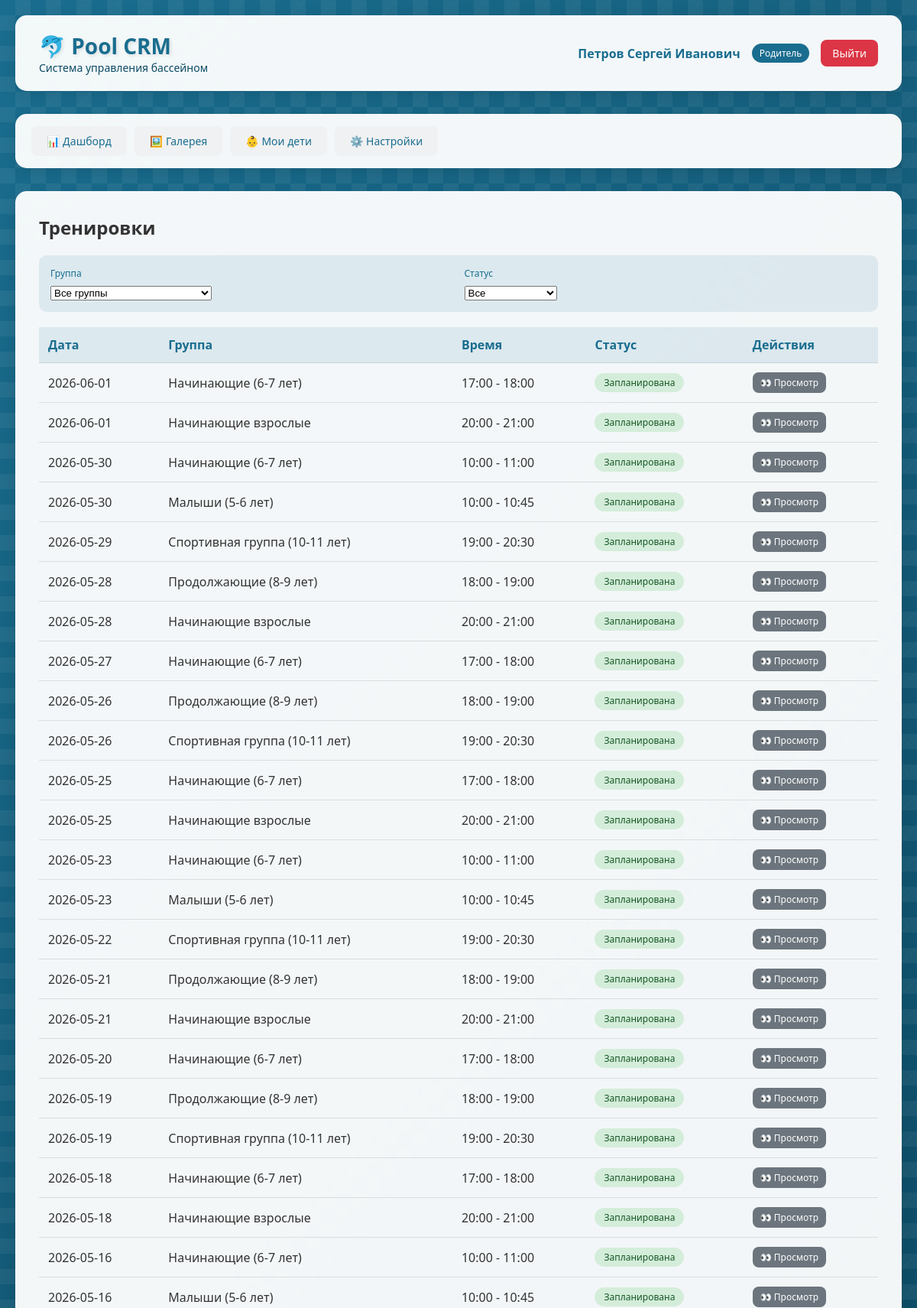
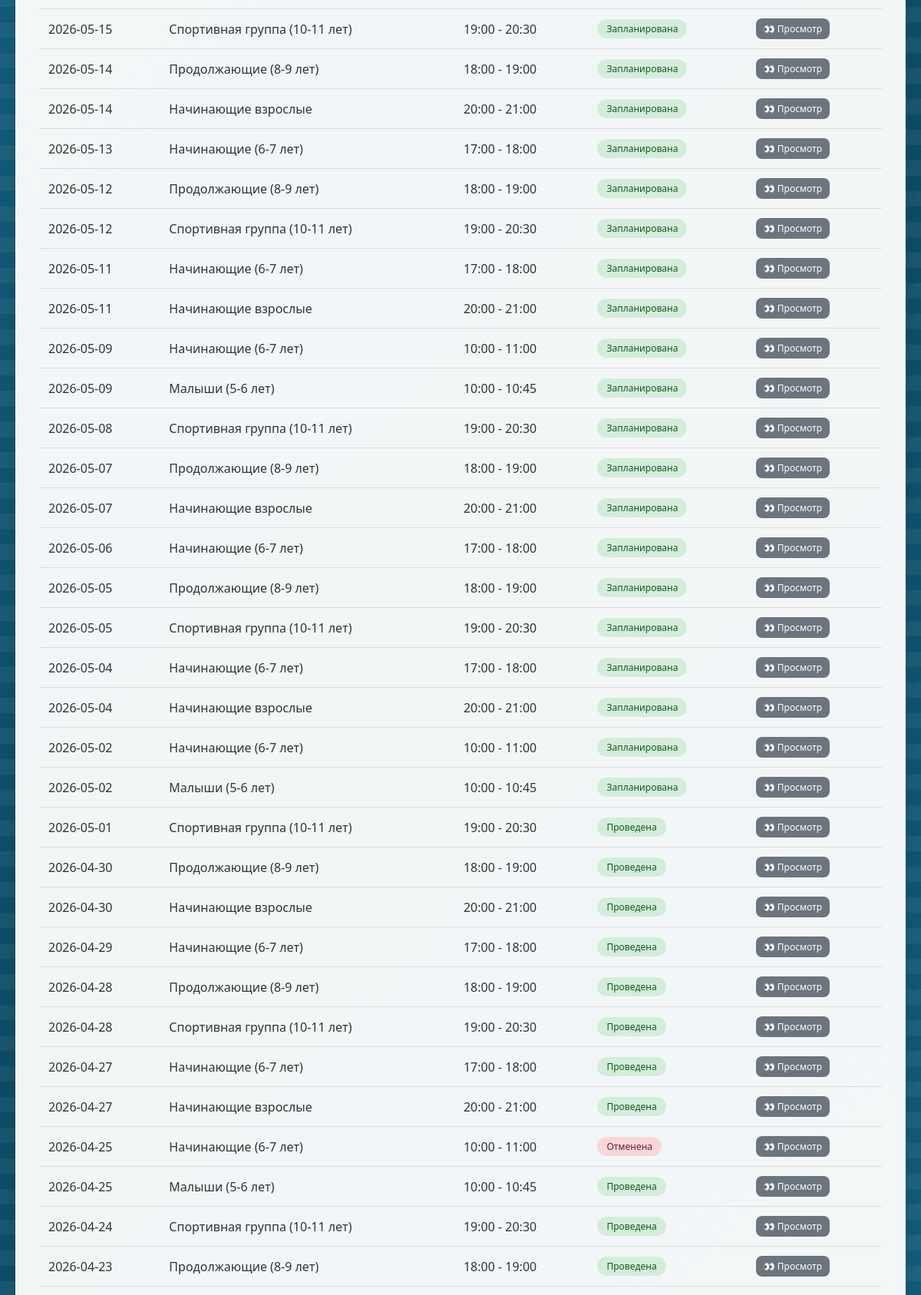
/trainings (signed in, upper part), run on the app's committed database (2 pictures, top to bottom).
### database.py (models this page shows)
class ParentDB(Base):
    __tablename__ = "parents"
    id = Column(Integer, primary_key=True, index=True)
    role = Column(SQLEnum(UserRole), default=UserRole.PARENT)
    name = Column(String, nullable=False)
    email = Column(String, unique=True, nullable=False, index=True)
    phone = Column(String)
    password = Column(String, nullable=False)
    is_vk_linked = Column(Boolean, default=False)
    vk_id = Column(Integer, unique=True, nullable=True)
    vk_link_code = Column(String(6), nullable=True)
    vk_code_expires_at = Column(DateTime, nullable=True)
    notify_absences = Column(Boolean, default=True)
    notify_reminders = Column(Boolean, default=True)
    is_active = Column(Boolean, default=True)
    created_at = Column(String, default=lambda: datetime.now().strftime("%d.%m.%Y %H:%M"))
    children = relationship("ChildDB", back_populates="parent", cascade="all, delete-orphan")
    applications = relationship("ApplicationDB", back_populates="parent")
    notifications = relationship("NotificationDB", back_populates="parent")

class GroupDB(Base):
    __tablename__ = "groups"
    id = Column(Integer, primary_key=True, index=True)
    name = Column(String, nullable=False)
    level = Column(Integer, nullable=False)
    coach_id = Column(Integer, ForeignKey("coaches.id"))
    max_capacity = Column(Integer, default=12)
    age_tolerance = Column(Float, default=1.0)
    is_active = Column(Boolean, default=True)
    created_at = Column(String, default=lambda: datetime.now().strftime("%d.%m.%Y %H:%M"))
    coach = relationship("CoachDB", back_populates="groups")
    time_slots = relationship("TimeSlotDB", back_populates="group", cascade="all, delete-orphan")
    enrollments = relationship("EnrollmentDB", back_populates="group")
    trainings = relationship("TrainingDB", back_populates="group")
    applications = relationship("ApplicationDB", back_populates="group")
    transfer_history_from = relationship("TransferHistoryDB", foreign_keys="TransferHistoryDB.from_group_id", back_populates="from_group")
    transfer_history_to = relationship("TransferHistoryDB", foreign_keys="TransferHistoryDB.to_group_id", back_populates="to_group")
    transfer_requests_from = relationship("TransferRequestDB", foreign_keys="TransferRequestDB.from_group_id", back_populates="from_group")
    transfer_requests_to = relationship("TransferRequestDB", foreign_keys="TransferRequestDB.suggested_group_id", back_populates="suggested_group")

class TrainingDB(Base):
    __tablename__ = "trainings"
    id = Column(Integer, primary_key=True, index=True)
    group_id = Column(Integer, ForeignKey("groups.id"), nullable=False)
    time_slot_id = Column(Integer, ForeignKey("time_slots.id"), nullable=False)
    date = Column(Date, nullable=False)
    start_time = Column(Time, nullable=False)
    end_time = Column(Time, nullable=False)
    status = Column(SQLEnum(TrainingStatus), default=TrainingStatus.SCHEDULED)
    group = relationship("GroupDB", back_populates="trainings")
    time_slot = relationship("TimeSlotDB", back_populates="trainings")
    attendances = relationship("AttendanceDB", back_populates="training")

### main.py (the view)
@app.get("/trainings", response_class=HTMLResponse)
async def trainings_list(request: Request, group_id: Optional[int] = Query(None), status: Optional[str] = Query(None), db: Session = Depends(get_db)):
    user = get_current_user(request, db)
    if not user:
        return RedirectResponse(url="/login")
    query = db.query(TrainingDB)
    if user["role"] == "coach":
        coach_groups = db.query(GroupDB.id).filter(GroupDB.coach_id == user["id"]).subquery()
        query = query.filter(TrainingDB.group_id.in_(coach_groups))
    if group_id:
        query = query.filter(TrainingDB.group_id == group_id)
    if status:
        query = query.filter(TrainingDB.status == status)
    trainings = query.order_by(TrainingDB.date.desc()).limit(100).all()
    trainings_data = []
    for training in trainings:
        trainings_data.append({
            "id": training.id, "date": training.date,
            "group_name": training.group.name if training.group else "Unknown",
            "start_time": training.start_time.strftime("%H:%M") if training.start_time else "00:00",
            "end_time": training.end_time.strftime("%H:%M") if training.end_time else "00:00",
            "status": training.status.value if training.status else "scheduled"
        })
    groups_query = db.query(GroupDB).filter(GroupDB.is_active == True)
    if user["role"] == "coach":
        groups_query = groups_query.filter(GroupDB.coach_id == user["id"])
    groups = groups_query.all()
    return templates.TemplateResponse(name="trainings.html", request=request, context={"request": request, "user": user, "trainings": trainings_data, "groups": groups, "filters": {"group_id": group_id, "status": status}})

### templates/trainings.html (shortened to what this page needs)
{% extends "base.html" %}
{% block content %}
<div class="action-bar">
    <h2>Тренировки</h2>
</div>
<div class="filters-bar">
    <div class="filter-group">
        <label>Группа</label>
        <select name="group_id" onchange="this.form.submit()" form="filterForm">
            <option value="">Все группы</option>
        </select>
    </div>
    <div class="filter-group">
        <label>Статус</label>
        <select name="status" onchange="this.form.submit()" form="filterForm">
            <option value="">Все</option>
        </select>
    </div>
</div>
<table class="data-table">
    <thead>
        <tr>
            <th>Дата</th>
            <th>Группа</th>
            <th>Время</th>
            <th>Статус</th>
            <th>Действия</th>
        </tr>
    </thead>
    <tbody>
        {% for training in trainings %}
        <tr>
            <td>{{ training.date }}</td>
            <td>{{ training.group_name }}</td>
            <td>{{ training.start_time }} - {{ training.end_time }}</td>
            <td>
                <span class="status-badge
                    {% if training.status == 'scheduled' %}status-active
                    {% elif training.status == 'completed' %}status-approved
                    {% else %}status-rejected{% endif %}">
                    {% if training.status == 'scheduled' %}Запланирована
                    {% elif training.status == 'completed' %}Проведена
                    {% else %}Отменена{% endif %}
                </span>
            </td>
            <td>
                {% if user.role == 'parent' %}
                <a href="/attendance?training_id={{ training.id }}" class="btn btn-sm btn-secondary">👀 Просмотр</a>
                {% endif %}
            </td>
        </tr>
        {% endfor %}
    </tbody>
</table>
{% endblock %}

### templates/base.html (shortened to what this page needs)
<!DOCTYPE html>
<html lang="ru">
<head>
    <link rel="stylesheet" href="/static/style.css">
</head>
<body>
    <div class="background-pool">
        <div class="bubbles"></div>
    </div>
    <div class="container">
        <div class="header">
            <div class="logo">
                <h1>🐬 Pool CRM</h1>
                <p>Система управления бассейном</p>
            </div>
            <div class="user-info">
                <span class="user-name">{{ user.name }}</span>
                <span class="user-role">
                    {% if user.role == 'admin' %}Администратор
                    {% elif user.role == 'coach' %}Тренер
                    {% else %}Родитель{% endif %}
                </span>
                <a href="/logout" class="logout-btn">Выйти</a>
            </div>
        </div>
        <div class="nav-menu">
            <a href="/dashboard" class="nav-link {% if request.url.path == '/dashboard' %}active{% endif %}">📊 Дашборд</a>
            <a href="/gallery" class="nav-link {% if request.url.path == '/gallery' %}active{% endif %}">🖼️ Галерея</a>
            {% if user.role == 'parent' %}
            <a href="/children" class="nav-link {% if request.url.path == '/children' %}active{% endif %}">👶 Мои дети</a>
            <a href="/profile" class="nav-link {% if request.url.path == '/profile' %}active{% endif %}">⚙️ Настройки</a>
            {% endif %}
        </div>
        <div class="content">
            {% block content %}{% endblock %}
        </div>
    </div>
</body>
</html>

### static/style.css (style rules this page uses)
* { margin: 0; padding: 0; box-sizing: border-box; }
body { font-family: 'Segoe UI', Tahoma, Geneva, Verdana, sans-serif; min-height: 100vh; color: #333; position: relative; overflow-x: hidden; }
.background-pool { position: fixed; top: 0; left: 0; width: 100%; height: 100%; z-index: -1; overflow: hidden; }
.bubbles { position: absolute; width: 100%; height: 100%; overflow: hidden; }
.container { max-width: 1200px; margin: 0 auto; padding: 20px; position: relative; z-index: 1; }
.header { background: rgba(255, 255, 255, 0.95); backdrop-filter: blur(10px); border-radius: 15px; padding: 20px 30px; margin-bottom: 30px; box-shadow: 0 5px 20px rgba(0,0,0,0.1); display: flex; justify-content: space-between; align-items: center; flex-wrap: wrap; border: 1px solid rgba(255, 255, 255, 0.3); }
.logo h1 { color: #1a6d8f; font-size: 28px; text-shadow: 2px 2px 4px rgba(0,0,0,0.1); }
.logo p { color: #0d4b64; font-size: 14px; }
.user-info { display: flex; align-items: center; gap: 15px; }
.user-name { font-weight: 600; color: #1a6d8f; }
.user-role { background: #1a6d8f; color: white; padding: 4px 10px; border-radius: 20px; font-size: 12px; }
.logout-btn { background: #dc3545; color: white; border: none; padding: 8px 15px; border-radius: 8px; cursor: pointer; text-decoration: none; font-size: 14px; transition: all 0.3s; }
.nav-menu { background: rgba(255, 255, 255, 0.95); backdrop-filter: blur(10px); border-radius: 15px; padding: 15px 20px; margin-bottom: 30px; box-shadow: 0 5px 15px rgba(0,0,0,0.1); display: flex; gap: 10px; flex-wrap: wrap; border: 1px solid rgba(255, 255, 255, 0.3); }
.nav-link { background: rgba(240, 240, 240, 0.8); border: none; padding: 10px 20px; border-radius: 8px; cursor: pointer; text-decoration: none; color: #1a6d8f; font-size: 14px; font-weight: 500; transition: all 0.3s; }
.content { background: rgba(255, 255, 255, 0.95); backdrop-filter: blur(10px); border-radius: 15px; padding: 30px; box-shadow: 0 5px 20px rgba(0,0,0,0.1); min-height: 500px; border: 1px solid rgba(255, 255, 255, 0.3); }
.data-table { width: 100%; border-collapse: collapse; margin-top: 20px; }
.data-table th, .data-table td { padding: 12px; text-align: left; border-bottom: 1px solid rgba(0,0,0,0.1); }
.data-table th { background: rgba(26, 109, 143, 0.1); font-weight: 600; color: #1a6d8f; }
.btn { padding: 10px 20px; border: none; border-radius: 8px; cursor: pointer; font-size: 14px; font-weight: 500; transition: all 0.3s; text-decoration: none; display: inline-block; }
.btn-secondary { background: #6c757d; color: white; }
.btn-sm { padding: 5px 10px; font-size: 12px; }
.status-badge { display: inline-block; padding: 4px 12px; border-radius: 20px; font-size: 12px; font-weight: 500; }
.status-active { background: #d4edda; color: #155724; }
.status-approved { background: #d4edda; color: #155724; }
.status-rejected { background: #f8d7da; color: #721c24; }
.filters-bar { background: rgba(26, 109, 143, 0.1); padding: 15px; border-radius: 10px; margin-bottom: 20px; display: flex; gap: 15px; flex-wrap: wrap; align-items: flex-end; }
.filter-group { flex: 1; min-width: 150px; }
.filter-group label { display: block; margin-bottom: 5px; font-size: 12px; color: #1a6d8f; }
.action-bar { display: flex; justify-content: space-between; align-items: center; margin-bottom: 20px; flex-wrap: wrap; gap: 15px; }

### data on the page
ParentDB: name "Петров Сергей Иванович"
GroupDB: date "2026-06-01", group_name "Начинающие (6-7 лет)", start_time "17:00", end_time "18:00", shows "Запланирована", date "2026-05-30", start_time "10:00", end_time "11:00", date "2026-05-27", date "2026-05-25", date "2026-05-23", date "2026-05-20", date "2026-05-18", date "2026-05-16", date "2026-05-13", date "2026-05-11", date "2026-05-09", date "2026-05-06", date "2026-05-04", date "2026-05-02", date "2026-04-29", date "2026-04-27", date "2026-04-25"
GroupDB: date "2026-06-01", group_name "Начинающие взрослые", start_time "20:00", end_time "21:00", shows "Запланирована", date "2026-05-28", date "2026-05-25", date "2026-05-21", date "2026-05-18", date "2026-05-14", date "2026-05-11", date "2026-05-07", date "2026-05-04", date "2026-04-30", date "2026-04-27"
GroupDB: date "2026-05-30", group_name "Малыши (5-6 лет)", start_time "10:00", end_time "10:45", shows "Запланирована", date "2026-05-23", date "2026-05-16", date "2026-05-09", date "2026-05-02", date "2026-04-25"
GroupDB: date "2026-05-29", group_name "Спортивная группа (10-11 лет)", start_time "19:00", end_time "20:30", shows "Запланирована", date "2026-05-26", date "2026-05-22", date "2026-05-19", date "2026-05-15", date "2026-05-12", date "2026-05-08", date "2026-05-05", date "2026-05-01", date "2026-04-28", date "2026-04-24"
GroupDB: date "2026-05-28", group_name "Продолжающие (8-9 лет)", start_time "18:00", end_time "19:00", shows "Запланирована", date "2026-05-26", date "2026-05-21", date "2026-05-19", date "2026-05-14", date "2026-05-12", date "2026-05-07", date "2026-05-05", date "2026-04-30", date "2026-04-28", date "2026-04-23"
